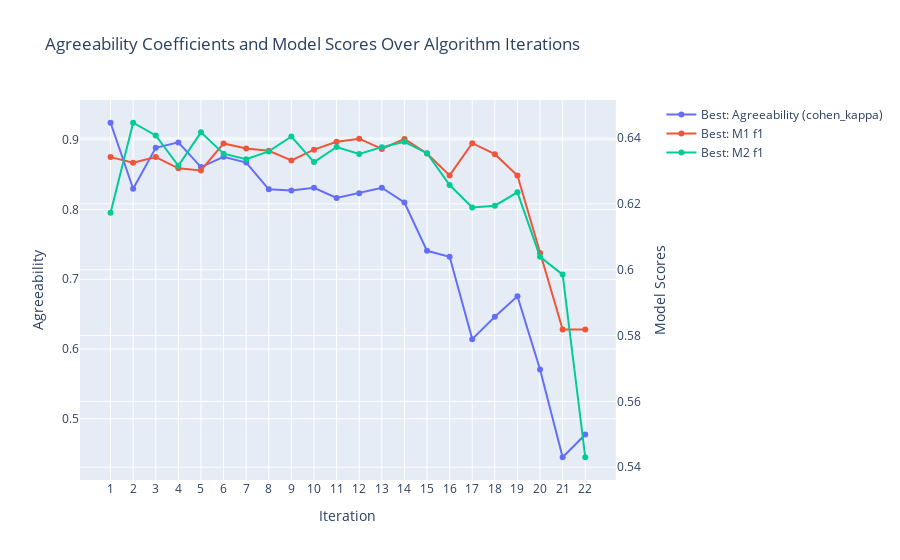

Write notebook code for a chart like this one.
### Code cell
rfc_mlp.interactive_plot()

### Figure 1 — Plotly figure (JSON) as saved in the notebook; plotly's stock layout.template omitted (floating-point values rounded to 4 significant figures)
{"data": [{"hoverinfo": "text", "hovertext": ["<br> Best: Agreeability (cohen_kappa): <br> 0.9245 <br> All: Mean Agreeability (cohen_kappa): <br> 0.9245 <br> All: Agreeability St. Dev.: <br> 0.0000", "<br> Best: Agreeability (cohen_kappa): <br> 0.8298 <br> All: Mean Agreeability (cohen_kappa): <br> 0.8640 <br> All: Agreeability St. Dev.: <br> 0.0356", "<br> Best: Agreeability (cohen_kappa): <br> 0.8886 <br> All: Mean Agreeability (cohen_kappa): <br> 0.8752 <br> All: Agreeability St. Dev.: <br> 0.0462", "<br> Best: Agreeability (cohen_kappa): <br> 0.8963 <br> All: Mean Agreeability (cohen_kappa): <br> 0.8443 <br> All: Agreeability St. Dev.: <br> 0.0429", "<br> Best: Agreeability (cohen_kappa): <br> 0.8609 <br> All: Mean Agreeability (cohen_kappa): <br> 0.8402 <br> All: Agreeability St. Dev.: <br> 0.0372", "<br> Best: Agreeability (cohen_kappa): <br> 0.8757 <br> All: Mean Agreeability (cohen_kappa): <br> 0.8333 <br> All: Agreeability St. Dev.: <br> 0.0394", "<br> Best: Agreeability (cohen_kappa): <br> 0.8675 <br> All: Mean Agreeability (cohen_kappa): <br> 0.8331 <br> All: Agreeability St. Dev.: <br> 0.0372", "<br> Best: Agreeability (cohen_kappa): <br> 0.8290 <br> All: Mean Agreeability (cohen_kappa): <br> 0.8200 <br> All: Agreeability St. Dev.: <br> 0.0409", "<br> Best: Agreeability (cohen_kappa): <br> 0.8275 <br> All: Mean Agreeability (cohen_kappa): <br> 0.8075 <br> All: Agreeability St. Dev.: <br> 0.0417", "<br> Best: Agreeability (cohen_kappa): <br> 0.8313 <br> All: Mean Agreeability (cohen_kappa): <br> 0.8193 <br> All: Agreeability St. Dev.: <br> 0.0417", "<br> Best: Agreeability (cohen_kappa): <br> 0.8166 <br> All: Mean Agreeability (cohen_kappa): <br> 0.8087 <br> All: Agreeability St. Dev.: <br> 0.0350", "<br> Best: Agreeability (cohen_kappa): <br> 0.8235 <br> All: Mean Agreeability (cohen_kappa): <br> 0.7955 <br> All: Agreeability St. Dev.: <br> 0.0487", "<br> Best: Agreeability (cohen_kappa): <br> 0.8313 <br> All: Mean Agreeability (cohen_kappa): <br> 0.7970 <br> All: Agreeability St. Dev.: <br> 0.0538", "<br> Best: Agreeability (cohen_kappa): <br> 0.8101 <br> All: Mean Agreeability (cohen_kappa): <br> 0.7886 <br> All: Agreeability St. Dev.: <br> 0.0443", "<br> Best: Agreeability (cohen_kappa): <br> 0.7408 <br> All: Mean Agreeability (cohen_kappa): <br> 0.7771 <br> All: Agreeability St. Dev.: <br> 0.0491", "<br> Best: Agreeability (cohen_kappa): <br> 0.7323 <br> All: Mean Agreeability (cohen_kappa): <br> 0.7235 <br> All: Agreeability St. Dev.: <br> 0.0484", "<br> Best: Agreeability (cohen_kappa): <br> 0.6142 <br> All: Mean Agreeability (cohen_kappa): <br> 0.6981 <br> All: Agreeability St. Dev.: <br> 0.0393", "<br> Best: Agreeability (cohen_kappa): <br> 0.6463 <br> All: Mean Agreeability (cohen_kappa): <br> 0.5941 <br> All: Agreeability St. Dev.: <br> 0.0410", "<br> Best: Agreeability (cohen_kappa): <br> 0.6756 <br> All: Mean Agreeability (cohen_kappa): <br> 0.5779 <br> All: Agreeability St. Dev.: <br> 0.0870", "<br> Best: Agreeability (cohen_kappa): <br> 0.5705 <br> All: Mean Agreeability (cohen_kappa): <br> 0.5729 <br> All: Agreeability St. Dev.: <br> 0.0250", "<br> Best: Agreeability (cohen_kappa): <br> 0.4447 <br> All: Mean Agreeability (cohen_kappa): <br> 0.3898 <br> All: Agreeability St. Dev.: <br> 0.1119", "<br> Best: Agreeability (cohen_kappa): <br> 0.4773 <br> All: Mean Agreeability (cohen_kappa): <br> 0.0893 <br> All: Agreeability St. Dev.: <br> 0.3880"], "mode": "lines+markers", "name": "Best: Agreeability (cohen_kappa)", "type": "scatter", "x": [1, 2, 3, 4, 5, 6, 7, 8, 9, 10, 11, 12, 13, 14, 15, 16, 17, 18, 19, 20, 21, 22], "xaxis": "x", "y": [0.9245, 0.8298, 0.8886, 0.8963, 0.8609, 0.8757, 0.8675, 0.829, 0.8275, 0.8313, 0.8166, 0.8235, 0.8313, 0.8101, 0.7408, 0.7323, 0.6142, 0.6463, 0.6756, 0.5705, 0.4447, 0.4773], "yaxis": "y"}, {"hoverinfo": "text", "hovertext": ["<br> Best: M1 f1: <br> 0.6342 <br> Best: M1 Included Features: <br> Latitude, Longitude, TenureMonths, MonthlyCharges, TotalCharges, CLTV, Gender, SeniorCitizen, Partner, Dependents, PhoneService, PaperlessBilling, MultipleLines_No_phone_service, MultipleLines_Yes, InternetService_Fiber_optic, InternetService_No, OnlineSecurity_No_internet_service, OnlineSecurity_Yes, OnlineBackup_No_internet_service, OnlineBackup_Yes, DeviceProtection_No_internet_service, DeviceProtection_Yes, TechSupport_No_internet_service, TechSupport_Yes, StreamingTV_No_internet_service, StreamingTV_Yes, StreamingMovies_No_internet_service, StreamingMovies_Yes, Contract_One_year, Contract_Two_year, PaymentMethod_Credit_card_(automatic), PaymentMethod_Electronic_check, PaymentMethod_Mailed_check <br> All: M1 Mean f1: <br> 0.6342 <br> All: M1 STD f1: <br> 0.0000", "<br> Best: M1 f1: <br> 0.6325 <br> Best: M1 Included Features: <br> Latitude, TenureMonths, MonthlyCharges, TotalCharges, CLTV, Gender, SeniorCitizen, Partner, Dependents, PhoneService, PaperlessBilling, MultipleLines_No_phone_service, MultipleLines_Yes, InternetService_Fiber_optic, InternetService_No, OnlineSecurity_No_internet_service, OnlineSecurity_Yes, OnlineBackup_No_internet_service, OnlineBackup_Yes, DeviceProtection_No_internet_service, DeviceProtection_Yes, TechSupport_No_internet_service, TechSupport_Yes, StreamingTV_No_internet_service, StreamingTV_Yes, StreamingMovies_No_internet_service, StreamingMovies_Yes, Contract_One_year, Contract_Two_year, PaymentMethod_Credit_card_(automatic), PaymentMethod_Electronic_check, PaymentMethod_Mailed_check <br> All: M1 Mean f1: <br> 0.6223 <br> All: M1 STD f1: <br> 0.0065", "<br> Best: M1 f1: <br> 0.6342 <br> Best: M1 Included Features: <br> Latitude, TenureMonths, MonthlyCharges, TotalCharges, CLTV, Gender, SeniorCitizen, Dependents, PhoneService, PaperlessBilling, MultipleLines_No_phone_service, MultipleLines_Yes, InternetService_Fiber_optic, InternetService_No, OnlineSecurity_No_internet_service, OnlineSecurity_Yes, OnlineBackup_No_internet_service, OnlineBackup_Yes, DeviceProtection_No_internet_service, DeviceProtection_Yes, TechSupport_No_internet_service, TechSupport_Yes, StreamingTV_No_internet_service, StreamingTV_Yes, StreamingMovies_No_internet_service, StreamingMovies_Yes, Contract_One_year, Contract_Two_year, PaymentMethod_Credit_card_(automatic), PaymentMethod_Electronic_check, PaymentMethod_Mailed_check <br> All: M1 Mean f1: <br> 0.6214 <br> All: M1 STD f1: <br> 0.0065", "<br> Best: M1 f1: <br> 0.6308 <br> Best: M1 Included Features: <br> TenureMonths, MonthlyCharges, TotalCharges, CLTV, Gender, SeniorCitizen, Dependents, PhoneService, PaperlessBilling, MultipleLines_No_phone_service, MultipleLines_Yes, InternetService_Fiber_optic, InternetService_No, OnlineSecurity_No_internet_service, OnlineSecurity_Yes, OnlineBackup_No_internet_service, OnlineBackup_Yes, DeviceProtection_No_internet_service, DeviceProtection_Yes, TechSupport_No_internet_service, TechSupport_Yes, StreamingTV_No_internet_service, StreamingTV_Yes, StreamingMovies_No_internet_service, StreamingMovies_Yes, Contract_One_year, Contract_Two_year, PaymentMethod_Credit_card_(automatic), PaymentMethod_Electronic_check, PaymentMethod_Mailed_check <br> All: M1 Mean f1: <br> 0.6202 <br> All: M1 STD f1: <br> 0.0077", "<br> Best: M1 f1: <br> 0.6302 <br> Best: M1 Included Features: <br> TenureMonths, TotalCharges, CLTV, Gender, SeniorCitizen, Dependents, PhoneService, PaperlessBilling, MultipleLines_No_phone_service, MultipleLines_Yes, InternetService_Fiber_optic, InternetService_No, OnlineSecurity_No_internet_service, OnlineSecurity_Yes, OnlineBackup_No_internet_service, OnlineBackup_Yes, DeviceProtection_No_internet_service, DeviceProtection_Yes, TechSupport_No_internet_service, TechSupport_Yes, StreamingTV_No_internet_service, StreamingTV_Yes, StreamingMovies_No_internet_service, StreamingMovies_Yes, Contract_One_year, Contract_Two_year, PaymentMethod_Credit_card_(automatic), PaymentMethod_Electronic_check, PaymentMethod_Mailed_check <br> All: M1 Mean f1: <br> 0.6205 <br> All: M1 STD f1: <br> 0.0070", "<br> Best: M1 f1: <br> 0.6383 <br> Best: M1 Included Features: <br> TenureMonths, TotalCharges, CLTV, Gender, SeniorCitizen, Dependents, PhoneService, PaperlessBilling, MultipleLines_No_phone_service, MultipleLines_Yes, InternetService_Fiber_optic, InternetService_No, OnlineSecurity_No_internet_service, OnlineSecurity_Yes, DeviceProtection_No_internet_service, DeviceProtection_Yes, TechSupport_No_internet_service, TechSupport_Yes, StreamingTV_No_internet_service, StreamingTV_Yes, StreamingMovies_No_internet_service, StreamingMovies_Yes, Contract_One_year, Contract_Two_year, PaymentMethod_Credit_card_(automatic), PaymentMethod_Electronic_check, PaymentMethod_Mailed_check <br> All: M1 Mean f1: <br> 0.6214 <br> All: M1 STD f1: <br> 0.0114", "<br> Best: M1 f1: <br> 0.6368 <br> Best: M1 Included Features: <br> TenureMonths, TotalCharges, CLTV, Gender, SeniorCitizen, Dependents, PhoneService, PaperlessBilling, MultipleLines_No_phone_service, MultipleLines_Yes, InternetService_Fiber_optic, InternetService_No, OnlineSecurity_No_internet_service, OnlineSecurity_Yes, DeviceProtection_No_internet_service, DeviceProtection_Yes, TechSupport_No_internet_service, TechSupport_Yes, StreamingMovies_No_internet_service, StreamingMovies_Yes, Contract_One_year, Contract_Two_year, PaymentMethod_Credit_card_(automatic), PaymentMethod_Electronic_check, PaymentMethod_Mailed_check <br> All: M1 Mean f1: <br> 0.6269 <br> All: M1 STD f1: <br> 0.0071", "<br> Best: M1 f1: <br> 0.6361 <br> Best: M1 Included Features: <br> TenureMonths, TotalCharges, CLTV, Gender, SeniorCitizen, Dependents, PhoneService, PaperlessBilling, InternetService_Fiber_optic, InternetService_No, OnlineSecurity_No_internet_service, OnlineSecurity_Yes, DeviceProtection_No_internet_service, DeviceProtection_Yes, TechSupport_No_internet_service, TechSupport_Yes, StreamingMovies_No_internet_service, StreamingMovies_Yes, Contract_One_year, Contract_Two_year, PaymentMethod_Credit_card_(automatic), PaymentMethod_Electronic_check, PaymentMethod_Mailed_check <br> All: M1 Mean f1: <br> 0.6280 <br> All: M1 STD f1: <br> 0.0070", "<br> Best: M1 f1: <br> 0.6332 <br> Best: M1 Included Features: <br> TenureMonths, TotalCharges, CLTV, SeniorCitizen, Dependents, PhoneService, PaperlessBilling, InternetService_Fiber_optic, InternetService_No, OnlineSecurity_No_internet_service, OnlineSecurity_Yes, DeviceProtection_No_internet_service, DeviceProtection_Yes, TechSupport_No_internet_service, TechSupport_Yes, StreamingMovies_No_internet_service, StreamingMovies_Yes, Contract_One_year, Contract_Two_year, PaymentMethod_Credit_card_(automatic), PaymentMethod_Electronic_check, PaymentMethod_Mailed_check <br> All: M1 Mean f1: <br> 0.6257 <br> All: M1 STD f1: <br> 0.0076", "<br> Best: M1 f1: <br> 0.6365 <br> Best: M1 Included Features: <br> TenureMonths, TotalCharges, CLTV, SeniorCitizen, Dependents, PhoneService, PaperlessBilling, InternetService_Fiber_optic, InternetService_No, OnlineSecurity_No_internet_service, OnlineSecurity_Yes, DeviceProtection_No_internet_service, DeviceProtection_Yes, TechSupport_No_internet_service, TechSupport_Yes, Contract_One_year, Contract_Two_year, PaymentMethod_Credit_card_(automatic), PaymentMethod_Electronic_check, PaymentMethod_Mailed_check <br> All: M1 Mean f1: <br> 0.6245 <br> All: M1 STD f1: <br> 0.0086", "<br> Best: M1 f1: <br> 0.6389 <br> Best: M1 Included Features: <br> TenureMonths, TotalCharges, CLTV, SeniorCitizen, Dependents, PhoneService, PaperlessBilling, OnlineSecurity_No_internet_service, OnlineSecurity_Yes, DeviceProtection_No_internet_service, DeviceProtection_Yes, TechSupport_No_internet_service, TechSupport_Yes, Contract_One_year, Contract_Two_year, PaymentMethod_Credit_card_(automatic), PaymentMethod_Electronic_check, PaymentMethod_Mailed_check <br> All: M1 Mean f1: <br> 0.6281 <br> All: M1 STD f1: <br> 0.0067", "<br> Best: M1 f1: <br> 0.6398 <br> Best: M1 Included Features: <br> TenureMonths, TotalCharges, CLTV, Dependents, PhoneService, PaperlessBilling, OnlineSecurity_No_internet_service, OnlineSecurity_Yes, DeviceProtection_No_internet_service, DeviceProtection_Yes, TechSupport_No_internet_service, TechSupport_Yes, Contract_One_year, Contract_Two_year, PaymentMethod_Credit_card_(automatic), PaymentMethod_Electronic_check, PaymentMethod_Mailed_check <br> All: M1 Mean f1: <br> 0.6251 <br> All: M1 STD f1: <br> 0.0093", "<br> Best: M1 f1: <br> 0.6367 <br> Best: M1 Included Features: <br> TenureMonths, TotalCharges, Dependents, PhoneService, PaperlessBilling, OnlineSecurity_No_internet_service, OnlineSecurity_Yes, DeviceProtection_No_internet_service, DeviceProtection_Yes, TechSupport_No_internet_service, TechSupport_Yes, Contract_One_year, Contract_Two_year, PaymentMethod_Credit_card_(automatic), PaymentMethod_Electronic_check, PaymentMethod_Mailed_check <br> All: M1 Mean f1: <br> 0.6253 <br> All: M1 STD f1: <br> 0.0080", "<br> Best: M1 f1: <br> 0.6397 <br> Best: M1 Included Features: <br> TenureMonths, TotalCharges, Dependents, PhoneService, OnlineSecurity_No_internet_service, OnlineSecurity_Yes, DeviceProtection_No_internet_service, DeviceProtection_Yes, TechSupport_No_internet_service, TechSupport_Yes, Contract_One_year, Contract_Two_year, PaymentMethod_Credit_card_(automatic), PaymentMethod_Electronic_check, PaymentMethod_Mailed_check <br> All: M1 Mean f1: <br> 0.6266 <br> All: M1 STD f1: <br> 0.0067", "<br> Best: M1 f1: <br> 0.6353 <br> Best: M1 Included Features: <br> TenureMonths, TotalCharges, Dependents, PhoneService, OnlineSecurity_No_internet_service, OnlineSecurity_Yes, TechSupport_No_internet_service, TechSupport_Yes, Contract_One_year, Contract_Two_year, PaymentMethod_Credit_card_(automatic), PaymentMethod_Electronic_check, PaymentMethod_Mailed_check <br> All: M1 Mean f1: <br> 0.6241 <br> All: M1 STD f1: <br> 0.0078", "<br> Best: M1 f1: <br> 0.6286 <br> Best: M1 Included Features: <br> TenureMonths, TotalCharges, Dependents, PhoneService, TechSupport_No_internet_service, TechSupport_Yes, Contract_One_year, Contract_Two_year, PaymentMethod_Credit_card_(automatic), PaymentMethod_Electronic_check, PaymentMethod_Mailed_check <br> All: M1 Mean f1: <br> 0.6178 <br> All: M1 STD f1: <br> 0.0082", "<br> Best: M1 f1: <br> 0.6384 <br> Best: M1 Included Features: <br> TenureMonths, TotalCharges, Dependents, PhoneService, Contract_One_year, Contract_Two_year, PaymentMethod_Credit_card_(automatic), PaymentMethod_Electronic_check, PaymentMethod_Mailed_check <br> All: M1 Mean f1: <br> 0.6190 <br> All: M1 STD f1: <br> 0.0104", "<br> Best: M1 f1: <br> 0.6351 <br> Best: M1 Included Features: <br> TenureMonths, TotalCharges, Dependents, Contract_One_year, Contract_Two_year, PaymentMethod_Credit_card_(automatic), PaymentMethod_Electronic_check, PaymentMethod_Mailed_check <br> All: M1 Mean f1: <br> 0.6110 <br> All: M1 STD f1: <br> 0.0185", "<br> Best: M1 f1: <br> 0.6286 <br> Best: M1 Included Features: <br> TenureMonths, TotalCharges, Contract_One_year, Contract_Two_year, PaymentMethod_Credit_card_(automatic), PaymentMethod_Electronic_check, PaymentMethod_Mailed_check <br> All: M1 Mean f1: <br> 0.6142 <br> All: M1 STD f1: <br> 0.0149", "<br> Best: M1 f1: <br> 0.6051 <br> Best: M1 Included Features: <br> TenureMonths, TotalCharges, Contract_One_year, Contract_Two_year <br> All: M1 Mean f1: <br> 0.5676 <br> All: M1 STD f1: <br> 0.0234", "<br> Best: M1 f1: <br> 0.5818 <br> Best: M1 Included Features: <br> TotalCharges, Contract_One_year, Contract_Two_year <br> All: M1 Mean f1: <br> 0.5771 <br> All: M1 STD f1: <br> 0.0067", "<br> Best: M1 f1: <br> 0.5818 <br> Best: M1 Included Features: <br> Contract_One_year, Contract_Two_year <br> All: M1 Mean f1: <br> 0.5180 <br> All: M1 STD f1: <br> 0.0638"], "mode": "lines+markers", "name": "Best: M1 f1", "type": "scatter", "x": [1, 2, 3, 4, 5, 6, 7, 8, 9, 10, 11, 12, 13, 14, 15, 16, 17, 18, 19, 20, 21, 22], "xaxis": "x", "y": [0.6342, 0.6325, 0.6342, 0.6308, 0.6302, 0.6383, 0.6368, 0.6361, 0.6332, 0.6365, 0.6389, 0.6398, 0.6367, 0.6397, 0.6353, 0.6286, 0.6384, 0.6351, 0.6286, 0.6051, 0.5818, 0.5818], "yaxis": "y2"}, {"hoverinfo": "text", "hovertext": ["<br> Best: M2 f1: <br> 0.6173 <br> Best: M2 Included Features: <br> Latitude, Longitude, TenureMonths, MonthlyCharges, TotalCharges, CLTV, Gender, SeniorCitizen, Partner, Dependents, PhoneService, PaperlessBilling, MultipleLines_No_phone_service, MultipleLines_Yes, InternetService_Fiber_optic, InternetService_No, OnlineSecurity_No_internet_service, OnlineSecurity_Yes, OnlineBackup_No_internet_service, OnlineBackup_Yes, DeviceProtection_No_internet_service, DeviceProtection_Yes, TechSupport_No_internet_service, TechSupport_Yes, StreamingTV_No_internet_service, StreamingTV_Yes, StreamingMovies_No_internet_service, StreamingMovies_Yes, Contract_One_year, Contract_Two_year, PaymentMethod_Credit_card_(automatic), PaymentMethod_Electronic_check, PaymentMethod_Mailed_check <br> All: M2 Mean f1: <br> 0.6173 <br> All: M2 STD f1: <br> 0.0000", "<br> Best: M2 f1: <br> 0.6446 <br> Best: M2 Included Features: <br> Latitude, Longitude, TenureMonths, MonthlyCharges, TotalCharges, CLTV, Gender, SeniorCitizen, Partner, Dependents, PaperlessBilling, MultipleLines_No_phone_service, MultipleLines_Yes, InternetService_Fiber_optic, InternetService_No, OnlineSecurity_No_internet_service, OnlineSecurity_Yes, OnlineBackup_No_internet_service, OnlineBackup_Yes, DeviceProtection_No_internet_service, DeviceProtection_Yes, TechSupport_No_internet_service, TechSupport_Yes, StreamingTV_No_internet_service, StreamingTV_Yes, StreamingMovies_No_internet_service, StreamingMovies_Yes, Contract_One_year, Contract_Two_year, PaymentMethod_Credit_card_(automatic), PaymentMethod_Electronic_check, PaymentMethod_Mailed_check <br> All: M2 Mean f1: <br> 0.6288 <br> All: M2 STD f1: <br> 0.0067", "<br> Best: M2 f1: <br> 0.6408 <br> Best: M2 Included Features: <br> Latitude, Longitude, TenureMonths, MonthlyCharges, CLTV, Gender, SeniorCitizen, Partner, Dependents, PaperlessBilling, MultipleLines_No_phone_service, MultipleLines_Yes, InternetService_Fiber_optic, InternetService_No, OnlineSecurity_No_internet_service, OnlineSecurity_Yes, OnlineBackup_No_internet_service, OnlineBackup_Yes, DeviceProtection_No_internet_service, DeviceProtection_Yes, TechSupport_No_internet_service, TechSupport_Yes, StreamingTV_No_internet_service, StreamingTV_Yes, StreamingMovies_No_internet_service, StreamingMovies_Yes, Contract_One_year, Contract_Two_year, PaymentMethod_Credit_card_(automatic), PaymentMethod_Electronic_check, PaymentMethod_Mailed_check <br> All: M2 Mean f1: <br> 0.6274 <br> All: M2 STD f1: <br> 0.0068", "<br> Best: M2 f1: <br> 0.6316 <br> Best: M2 Included Features: <br> Latitude, Longitude, TenureMonths, MonthlyCharges, CLTV, SeniorCitizen, Partner, Dependents, PaperlessBilling, MultipleLines_No_phone_service, MultipleLines_Yes, InternetService_Fiber_optic, InternetService_No, OnlineSecurity_No_internet_service, OnlineSecurity_Yes, OnlineBackup_No_internet_service, OnlineBackup_Yes, DeviceProtection_No_internet_service, DeviceProtection_Yes, TechSupport_No_internet_service, TechSupport_Yes, StreamingTV_No_internet_service, StreamingTV_Yes, StreamingMovies_No_internet_service, StreamingMovies_Yes, Contract_One_year, Contract_Two_year, PaymentMethod_Credit_card_(automatic), PaymentMethod_Electronic_check, PaymentMethod_Mailed_check <br> All: M2 Mean f1: <br> 0.6248 <br> All: M2 STD f1: <br> 0.0058", "<br> Best: M2 f1: <br> 0.6417 <br> Best: M2 Included Features: <br> Latitude, Longitude, TenureMonths, MonthlyCharges, CLTV, SeniorCitizen, Partner, Dependents, PaperlessBilling, MultipleLines_No_phone_service, MultipleLines_Yes, OnlineSecurity_No_internet_service, OnlineSecurity_Yes, OnlineBackup_No_internet_service, OnlineBackup_Yes, DeviceProtection_No_internet_service, DeviceProtection_Yes, TechSupport_No_internet_service, TechSupport_Yes, StreamingTV_No_internet_service, StreamingTV_Yes, StreamingMovies_No_internet_service, StreamingMovies_Yes, Contract_One_year, Contract_Two_year, PaymentMethod_Credit_card_(automatic), PaymentMethod_Electronic_check, PaymentMethod_Mailed_check <br> All: M2 Mean f1: <br> 0.6245 <br> All: M2 STD f1: <br> 0.0059", "<br> Best: M2 f1: <br> 0.6353 <br> Best: M2 Included Features: <br> Latitude, TenureMonths, MonthlyCharges, CLTV, SeniorCitizen, Partner, Dependents, PaperlessBilling, MultipleLines_No_phone_service, MultipleLines_Yes, OnlineSecurity_No_internet_service, OnlineSecurity_Yes, OnlineBackup_No_internet_service, OnlineBackup_Yes, DeviceProtection_No_internet_service, DeviceProtection_Yes, TechSupport_No_internet_service, TechSupport_Yes, StreamingTV_No_internet_service, StreamingTV_Yes, StreamingMovies_No_internet_service, StreamingMovies_Yes, Contract_One_year, Contract_Two_year, PaymentMethod_Credit_card_(automatic), PaymentMethod_Electronic_check, PaymentMethod_Mailed_check <br> All: M2 Mean f1: <br> 0.6252 <br> All: M2 STD f1: <br> 0.0063", "<br> Best: M2 f1: <br> 0.6336 <br> Best: M2 Included Features: <br> Latitude, TenureMonths, MonthlyCharges, CLTV, SeniorCitizen, Partner, Dependents, PaperlessBilling, MultipleLines_No_phone_service, MultipleLines_Yes, OnlineSecurity_No_internet_service, OnlineSecurity_Yes, OnlineBackup_No_internet_service, OnlineBackup_Yes, DeviceProtection_No_internet_service, DeviceProtection_Yes, TechSupport_No_internet_service, TechSupport_Yes, StreamingTV_No_internet_service, StreamingTV_Yes, Contract_One_year, Contract_Two_year, PaymentMethod_Credit_card_(automatic), PaymentMethod_Electronic_check, PaymentMethod_Mailed_check <br> All: M2 Mean f1: <br> 0.6253 <br> All: M2 STD f1: <br> 0.0060", "<br> Best: M2 f1: <br> 0.6359 <br> Best: M2 Included Features: <br> TenureMonths, MonthlyCharges, CLTV, SeniorCitizen, Partner, Dependents, PaperlessBilling, MultipleLines_No_phone_service, MultipleLines_Yes, OnlineSecurity_No_internet_service, OnlineSecurity_Yes, OnlineBackup_No_internet_service, OnlineBackup_Yes, DeviceProtection_No_internet_service, DeviceProtection_Yes, TechSupport_No_internet_service, TechSupport_Yes, StreamingTV_No_internet_service, StreamingTV_Yes, Contract_One_year, Contract_Two_year, PaymentMethod_Credit_card_(automatic), PaymentMethod_Electronic_check, PaymentMethod_Mailed_check <br> All: M2 Mean f1: <br> 0.6209 <br> All: M2 STD f1: <br> 0.0082", "<br> Best: M2 f1: <br> 0.6405 <br> Best: M2 Included Features: <br> TenureMonths, MonthlyCharges, CLTV, SeniorCitizen, Dependents, PaperlessBilling, MultipleLines_No_phone_service, MultipleLines_Yes, OnlineSecurity_No_internet_service, OnlineSecurity_Yes, OnlineBackup_No_internet_service, OnlineBackup_Yes, DeviceProtection_No_internet_service, DeviceProtection_Yes, TechSupport_No_internet_service, TechSupport_Yes, StreamingTV_No_internet_service, StreamingTV_Yes, Contract_One_year, Contract_Two_year, PaymentMethod_Credit_card_(automatic), PaymentMethod_Electronic_check, PaymentMethod_Mailed_check <br> All: M2 Mean f1: <br> 0.6217 <br> All: M2 STD f1: <br> 0.0092", "<br> Best: M2 f1: <br> 0.6327 <br> Best: M2 Included Features: <br> TenureMonths, MonthlyCharges, CLTV, Dependents, PaperlessBilling, MultipleLines_No_phone_service, MultipleLines_Yes, OnlineSecurity_No_internet_service, OnlineSecurity_Yes, OnlineBackup_No_internet_service, OnlineBackup_Yes, DeviceProtection_No_internet_service, DeviceProtection_Yes, TechSupport_No_internet_service, TechSupport_Yes, StreamingTV_No_internet_service, StreamingTV_Yes, Contract_One_year, Contract_Two_year, PaymentMethod_Credit_card_(automatic), PaymentMethod_Electronic_check, PaymentMethod_Mailed_check <br> All: M2 Mean f1: <br> 0.6232 <br> All: M2 STD f1: <br> 0.0057", "<br> Best: M2 f1: <br> 0.6373 <br> Best: M2 Included Features: <br> TenureMonths, MonthlyCharges, CLTV, Dependents, PaperlessBilling, MultipleLines_No_phone_service, MultipleLines_Yes, OnlineSecurity_No_internet_service, OnlineSecurity_Yes, OnlineBackup_No_internet_service, OnlineBackup_Yes, DeviceProtection_No_internet_service, DeviceProtection_Yes, TechSupport_No_internet_service, TechSupport_Yes, StreamingTV_No_internet_service, StreamingTV_Yes, Contract_One_year, Contract_Two_year <br> All: M2 Mean f1: <br> 0.6271 <br> All: M2 STD f1: <br> 0.0069", "<br> Best: M2 f1: <br> 0.6352 <br> Best: M2 Included Features: <br> TenureMonths, MonthlyCharges, CLTV, Dependents, PaperlessBilling, MultipleLines_No_phone_service, MultipleLines_Yes, OnlineSecurity_No_internet_service, OnlineSecurity_Yes, OnlineBackup_No_internet_service, OnlineBackup_Yes, TechSupport_No_internet_service, TechSupport_Yes, StreamingTV_No_internet_service, StreamingTV_Yes, Contract_One_year, Contract_Two_year <br> All: M2 Mean f1: <br> 0.6237 <br> All: M2 STD f1: <br> 0.0052", "<br> Best: M2 f1: <br> 0.6372 <br> Best: M2 Included Features: <br> TenureMonths, MonthlyCharges, Dependents, PaperlessBilling, MultipleLines_No_phone_service, MultipleLines_Yes, OnlineSecurity_No_internet_service, OnlineSecurity_Yes, OnlineBackup_No_internet_service, OnlineBackup_Yes, TechSupport_No_internet_service, TechSupport_Yes, StreamingTV_No_internet_service, StreamingTV_Yes, Contract_One_year, Contract_Two_year <br> All: M2 Mean f1: <br> 0.6259 <br> All: M2 STD f1: <br> 0.0085", "<br> Best: M2 f1: <br> 0.6389 <br> Best: M2 Included Features: <br> TenureMonths, MonthlyCharges, Dependents, PaperlessBilling, MultipleLines_No_phone_service, MultipleLines_Yes, OnlineSecurity_No_internet_service, OnlineSecurity_Yes, OnlineBackup_No_internet_service, OnlineBackup_Yes, TechSupport_No_internet_service, TechSupport_Yes, Contract_One_year, Contract_Two_year <br> All: M2 Mean f1: <br> 0.6230 <br> All: M2 STD f1: <br> 0.0079", "<br> Best: M2 f1: <br> 0.6354 <br> Best: M2 Included Features: <br> TenureMonths, MonthlyCharges, PaperlessBilling, MultipleLines_No_phone_service, MultipleLines_Yes, OnlineSecurity_No_internet_service, OnlineSecurity_Yes, OnlineBackup_No_internet_service, OnlineBackup_Yes, TechSupport_No_internet_service, TechSupport_Yes, Contract_One_year, Contract_Two_year <br> All: M2 Mean f1: <br> 0.6218 <br> All: M2 STD f1: <br> 0.0080", "<br> Best: M2 f1: <br> 0.6257 <br> Best: M2 Included Features: <br> TenureMonths, MonthlyCharges, PaperlessBilling, OnlineSecurity_No_internet_service, OnlineSecurity_Yes, OnlineBackup_No_internet_service, OnlineBackup_Yes, TechSupport_No_internet_service, TechSupport_Yes, Contract_One_year, Contract_Two_year <br> All: M2 Mean f1: <br> 0.6116 <br> All: M2 STD f1: <br> 0.0092", "<br> Best: M2 f1: <br> 0.6189 <br> Best: M2 Included Features: <br> TenureMonths, MonthlyCharges, OnlineSecurity_No_internet_service, OnlineSecurity_Yes, OnlineBackup_No_internet_service, OnlineBackup_Yes, TechSupport_No_internet_service, TechSupport_Yes, Contract_One_year, Contract_Two_year <br> All: M2 Mean f1: <br> 0.6078 <br> All: M2 STD f1: <br> 0.0088", "<br> Best: M2 f1: <br> 0.6194 <br> Best: M2 Included Features: <br> TenureMonths, MonthlyCharges, OnlineSecurity_No_internet_service, OnlineSecurity_Yes, TechSupport_No_internet_service, TechSupport_Yes, Contract_One_year, Contract_Two_year <br> All: M2 Mean f1: <br> 0.6019 <br> All: M2 STD f1: <br> 0.0124", "<br> Best: M2 f1: <br> 0.6235 <br> Best: M2 Included Features: <br> TenureMonths, MonthlyCharges, TechSupport_No_internet_service, TechSupport_Yes, Contract_One_year, Contract_Two_year <br> All: M2 Mean f1: <br> 0.6084 <br> All: M2 STD f1: <br> 0.0105", "<br> Best: M2 f1: <br> 0.6039 <br> Best: M2 Included Features: <br> TenureMonths, MonthlyCharges, TechSupport_No_internet_service, TechSupport_Yes <br> All: M2 Mean f1: <br> 0.5932 <br> All: M2 STD f1: <br> 0.0073", "<br> Best: M2 f1: <br> 0.5985 <br> Best: M2 Included Features: <br> TenureMonths, MonthlyCharges <br> All: M2 Mean f1: <br> 0.5713 <br> All: M2 STD f1: <br> 0.0242", "<br> Best: M2 f1: <br> 0.5430 <br> Best: M2 Included Features: <br> TenureMonths <br> All: M2 Mean f1: <br> 0.4266 <br> All: M2 STD f1: <br> 0.1164"], "mode": "lines+markers", "name": "Best: M2 f1", "type": "scatter", "x": [1, 2, 3, 4, 5, 6, 7, 8, 9, 10, 11, 12, 13, 14, 15, 16, 17, 18, 19, 20, 21, 22], "xaxis": "x", "y": [0.6173, 0.6446, 0.6408, 0.6316, 0.6417, 0.6353, 0.6336, 0.6359, 0.6405, 0.6327, 0.6373, 0.6352, 0.6372, 0.6389, 0.6354, 0.6257, 0.6189, 0.6194, 0.6235, 0.6039, 0.5985, 0.543], "yaxis": "y2"}], "layout": {"hovermode": "closest", "title": {"text": "Agreeability Coefficients and Model Scores Over Algorithm Iterations"}, "xaxis": {"anchor": "y", "domain": [0, 0.94], "title": {"text": "Iteration"}, "type": "category"}, "yaxis": {"anchor": "x", "domain": [0, 1], "title": {"text": "Agreeability"}}, "yaxis2": {"anchor": "x", "overlaying": "y", "side": "right", "title": {"text": "Model Scores"}}}}
